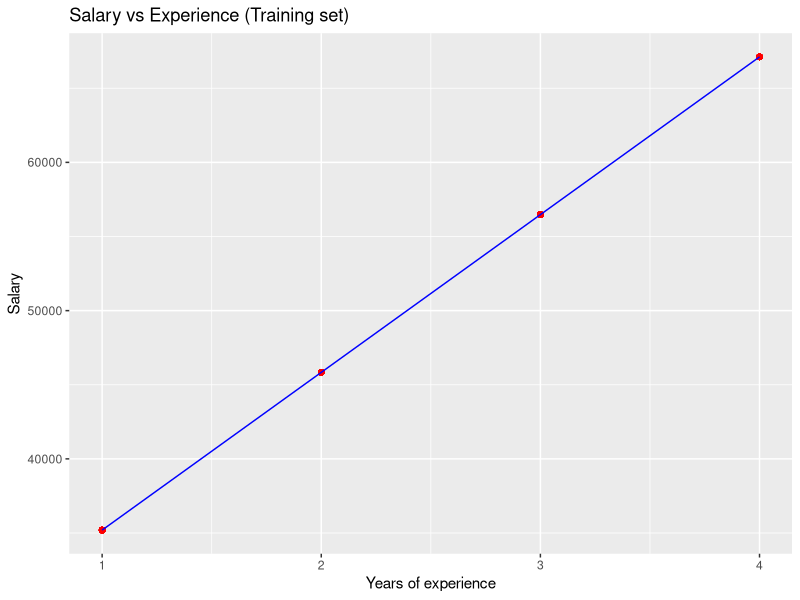
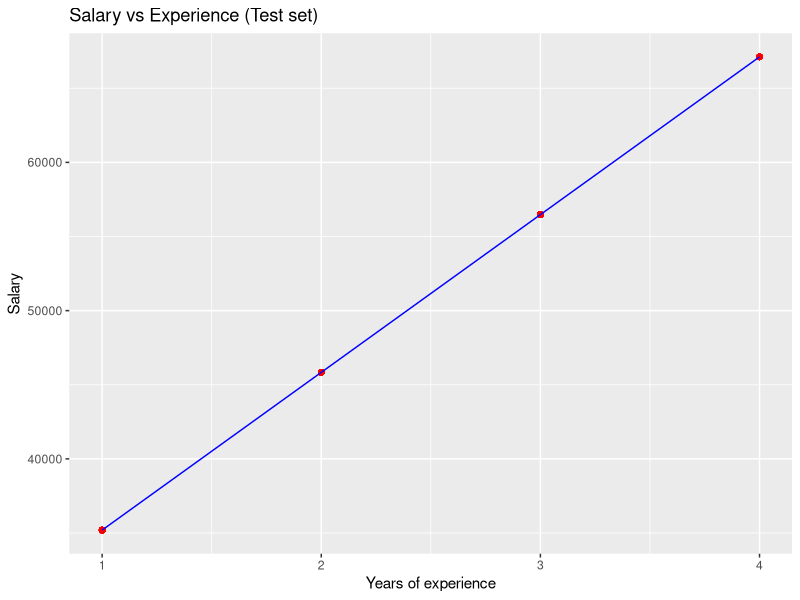

Write the R code that produced these figures, in order.
# Simple Linear Regression
# Importing the dataset
dataset = read.csv('salary.csv')

# Splitting the dataset into the
# Training set and Test set
install.packages('caTools')
library(caTools)
split = sample.split(dataset$Salary,
					SplitRatio = 0.7)
trainingset = subset(dataset, split == TRUE)
testset = subset(dataset, split == FALSE)

# Fitting Simple Linear Regression
# to the Training set
lm.r = lm(formula = Salary ~ YearsExperience,
						data = trainingset)
coef(lm.r)

# Predicting the Test set results
ypred = predict(lm.r, newdata = testset)

install.packages("ggplot2")
library(ggplot2)

# Visualising the Training set results
ggplot() + geom_point(aes(x = trainingset$YearsExperience,
						y = trainingset$Salary),
						colour = 'red') +
		geom_line(aes(x = trainingset$YearsExperience,
						y = predict(lm.r, newdata = trainingset)),
						colour = 'blue') +
		
ggtitle('Salary vs Experience (Training set)') +
xlab('Years of experience') +
ylab('Salary')

# Visualising the Test set results
ggplot() + geom_point(aes(x = testset$YearsExperience,
						y = testset$Salary),
						colour = 'red') +
		geom_line(aes(x = trainingset$YearsExperience,
						y = predict(lm.r, newdata = trainingset)),
						colour = 'blue') +

ggtitle('Salary vs Experience (Test set)') +
xlab('Years of experience') +
ylab('Salary')
